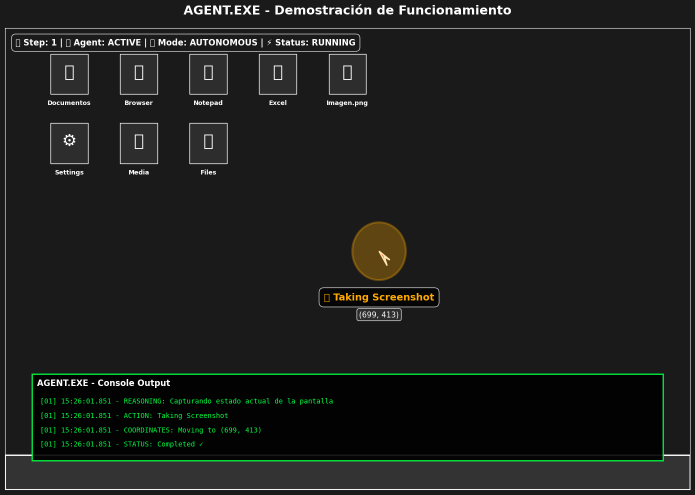
#> input picture docs/agent_frames/frame_000.png, 1389 x 989 px (shown at 1/2 size); its folder holds only this picture in this run
$ python gif_simple_agente.py
#> lines starting #> are read from the running program, lines starting #| are printed output that depends on the picture
#> the answer given: 3
#!/usr/bin/env python3
# -*- coding: utf-8 -*-
"""
Generador de GIF Simple para Presentación - Agent.exe
Versión simplificada que funciona con cualquier instalación de Python
"""

import matplotlib.pyplot as plt
import matplotlib.patches as patches
import numpy as np
import random
import os
from datetime import datetime

class SimpleAgentVisualizer:
    def __init__(self):
        # Configuración básica
        self.screen_width = 1280
        self.screen_height = 800
        self.step_count = 0

        # Colores
        self.bg_color = '#1a1a1a'
        self.text_color = '#00ff41'
        self.cursor_color = '#ff4444'
        self.action_color = '#ffaa00'

        plt.style.use('dark_background')

    def create_static_demo_frames(self, num_frames=20):
        """Crea frames estáticos para mostrar el comportamiento del agente"""
#> called with num_frames = 3

        print("🎬 Generando frames de demo...")

        # Crear directorio para frames
        if not os.path.exists('agent_frames'):
            os.makedirs('agent_frames')

        actions_sequence = [
            ("Taking Screenshot", "📸", "Capturando estado actual de la pantalla"),
            ("Analyzing Screen", "🧠", "Procesando elementos visuales detectados"),
            ("Mouse Move", "🖱️", "Navegando a coordenadas objetivo"),
            ("Left Click", "👆", "Ejecutando clic en elemento identificado"),
            ("Typing Text", "⌨️", "Escribiendo contenido requerido"),
            ("Keyboard Shortcut", "⌨️", "Ejecutando comando de teclado"),
            ("Scroll Action", "📜", "Desplazando contenido de la pantalla"),
            ("Right Click", "👆", "Abriendo menú contextual"),
            ("Double Click", "👆", "Ejecutando aplicación seleccionada"),
            ("Task Complete", "✅", "Tarea completada exitosamente")
        ]

        for frame_num in range(num_frames):
            fig, ax = plt.subplots(1, 1, figsize=(14, 10))

            # Configurar plot
            ax.set_xlim(0, self.screen_width)
            ax.set_ylim(0, self.screen_height)
            ax.set_facecolor(self.bg_color)
            ax.set_title('AGENT.EXE - Demostración de Funcionamiento',
                        color='white', fontsize=18, fontweight='bold', pad=20)

            # Remover ejes
            ax.set_xticks([])
            ax.set_yticks([])

            # Dibujar escritorio simulado
            self.draw_desktop(ax)

            # Generar acción actual
            action_idx = frame_num % len(actions_sequence)
            action_name, icon, description = actions_sequence[action_idx]

            # Coordenadas aleatorias para esta acción
            x = random.randint(200, self.screen_width - 200)
            y = random.randint(200, self.screen_height - 200)

            # Dibujar cursor y acción
            self.draw_cursor_and_action(ax, x, y, action_name, icon)

            # Dibujar consola de logs
            self.draw_console(ax, frame_num, action_name, x, y, description)

            # Información del sistema
            self.draw_system_info(ax, frame_num)

            # Guardar frame
            filename = f'agent_frames/frame_{frame_num:03d}.png'
            plt.tight_layout()
            plt.savefig(filename, dpi=100, bbox_inches='tight',
                       facecolor=self.bg_color, edgecolor='none')
            plt.close()

            print(f"✅ Frame {frame_num + 1}/{num_frames} generado")
#> this loop made 3 passes
#> pass 1, in create_static_demo_frames, `plt.savefig(filename, dpi=100, bbox_inches='tight', facecolor=self.bg_..`:
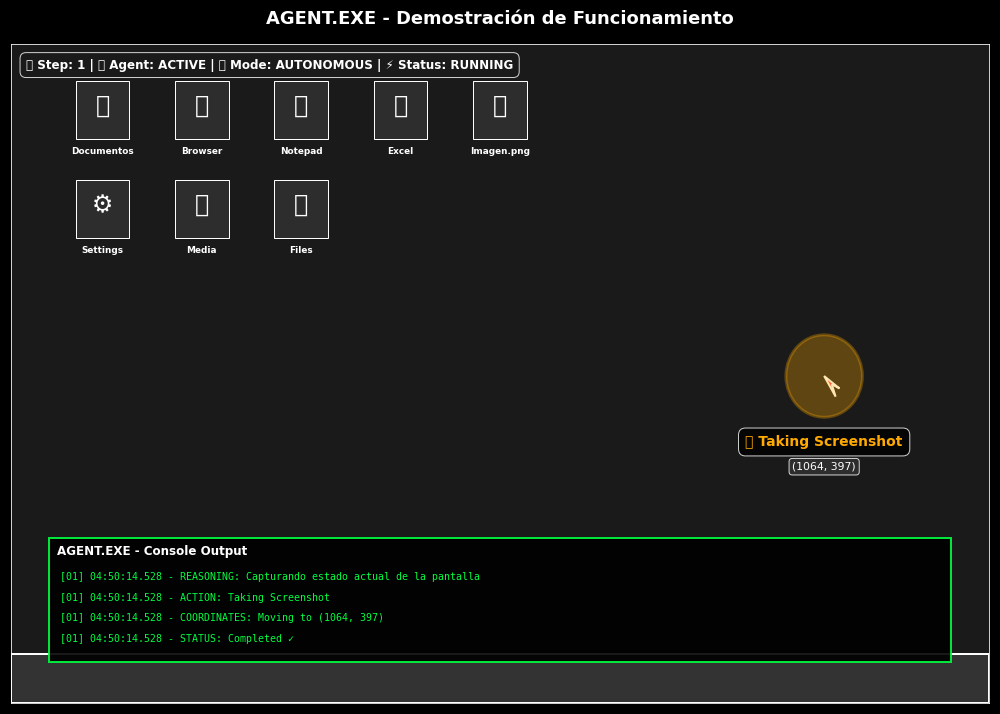
#> figure drawn by matplotlib, 1 panel
#> pass 2, in create_static_demo_frames, `plt.savefig(filename, dpi=100, bbox_inches='tight', facecolor=self.bg_..`:
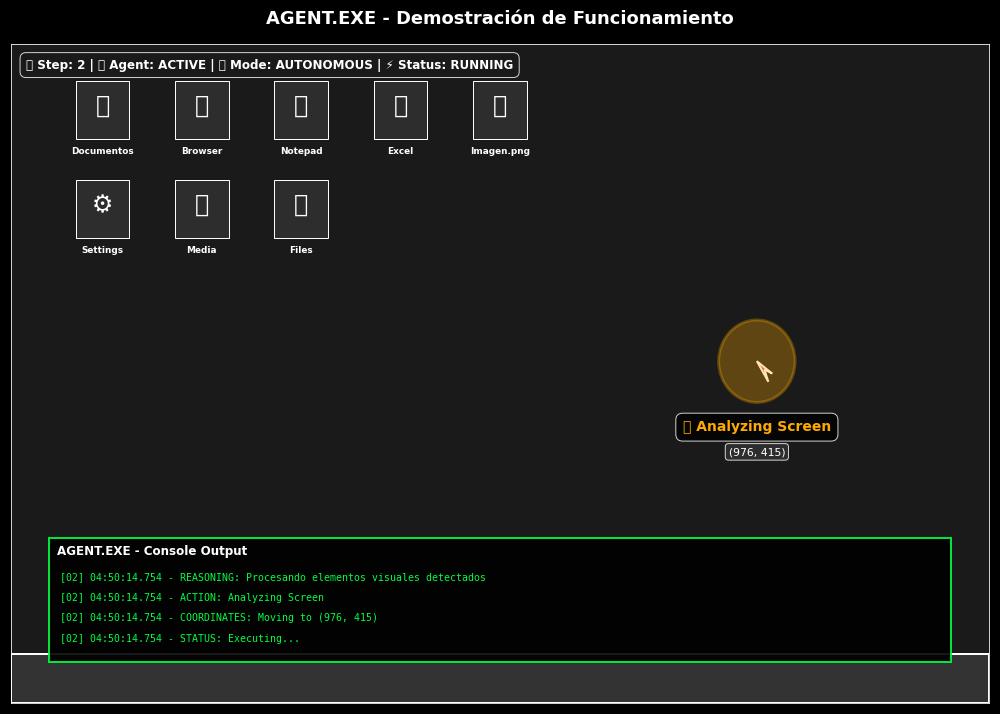
#> figure drawn by matplotlib, 1 panel
#> the answer given: y

        print(f"\n🎉 {num_frames} frames generados en la carpeta 'agent_frames'")
        self.create_gif_instructions()

    def draw_desktop(self, ax):
        """Dibuja elementos del escritorio"""
        # Barra de tareas
        taskbar = patches.Rectangle((0, 0), self.screen_width, 60,
                                  facecolor='#333333', edgecolor='white', linewidth=2)
        ax.add_patch(taskbar)

        # Iconos del escritorio
        icons = [
            (120, 720, "📁", "Documentos"),
            (250, 720, "🌐", "Browser"),
            (380, 720, "📝", "Notepad"),
            (510, 720, "📊", "Excel"),
            (640, 720, "🖼️", "Imagen.png"),
            (120, 600, "⚙️", "Settings"),
            (250, 600, "🎵", "Media"),
            (380, 600, "📂", "Files")
        ]

        for x, y, emoji, label in icons:
            # Fondo del icono
            icon_bg = patches.Rectangle((x-35, y-35), 70, 70,
                                      facecolor='#2d2d2d', edgecolor='white', linewidth=1)
            ax.add_patch(icon_bg)

            # Emoji del icono
            ax.text(x, y+5, emoji, ha='center', va='center', fontsize=24)

            # Label del icono
            ax.text(x, y-50, label, ha='center', va='center',
                   color='white', fontsize=9, fontweight='bold')

    def draw_cursor_and_action(self, ax, x, y, action_name, icon):
        """Dibuja el cursor y la acción actual"""
        # Cursor del mouse
        cursor_points = np.array([[x, y], [x+20, y-15], [x+10, y-10], [x+15, y-25]])
        cursor = patches.Polygon(cursor_points, facecolor=self.cursor_color,
                               edgecolor='white', linewidth=2)
        ax.add_patch(cursor)

        # Círculo de acción
        action_circle = patches.Circle((x, y), 50, facecolor=self.action_color,
                                     alpha=0.3, edgecolor=self.action_color, linewidth=3)
        ax.add_patch(action_circle)

        # Texto de acción
        ax.text(x, y-80, f"{icon} {action_name}", ha='center', va='center',
                color=self.action_color, fontsize=14, fontweight='bold',
                bbox=dict(boxstyle="round,pad=0.5", facecolor='black', alpha=0.8))

        # Coordenadas
        ax.text(x, y-110, f"({x}, {y})", ha='center', va='center',
                color='white', fontsize=11,
                bbox=dict(boxstyle="round,pad=0.3", facecolor='#333333', alpha=0.8))

    def draw_console(self, ax, step, action, x, y, description):
        """Dibuja la ventana de consola con logs"""
        console_x, console_y = 50, 50
        console_width, console_height = self.screen_width - 100, 150

        # Fondo de consola
        console_bg = patches.Rectangle((console_x, console_y), console_width, console_height,
                                     facecolor='black', edgecolor=self.text_color,
                                     linewidth=2, alpha=0.9)
        ax.add_patch(console_bg)

        # Header de consola
        ax.text(console_x + 10, console_y + console_height - 20,
                "AGENT.EXE - Console Output",
                color='white', fontsize=12, fontweight='bold')

        # Logs simulados
        timestamp = datetime.now().strftime("%H:%M:%S.%f")[:-3]
        logs = [
            f"[{step+1:02d}] {timestamp} - REASONING: {description}",
            f"[{step+1:02d}] {timestamp} - ACTION: {action}",
            f"[{step+1:02d}] {timestamp} - COORDINATES: Moving to ({x}, {y})",
            f"[{step+1:02d}] {timestamp} - STATUS: {'Executing...' if step % 3 else 'Completed ✓'}"
        ]

        for i, log in enumerate(logs):
            ax.text(console_x + 15, console_y + console_height - 50 - i*25, log,
                   color=self.text_color, fontsize=10, fontfamily='monospace')

    def draw_system_info(self, ax, step):
        """Dibuja información del sistema"""
        info_y = self.screen_height - 30

        # Información del agente
        info_items = [
            f"👁️ Step: {step + 1}",
            f"🤖 Agent: ACTIVE",
            f"🎯 Mode: AUTONOMOUS",
            f"⚡ Status: RUNNING"
        ]

        info_text = " | ".join(info_items)
        ax.text(20, info_y, info_text, color='white', fontsize=12, fontweight='bold',
               bbox=dict(boxstyle="round,pad=0.5", facecolor='#1a1a1a', alpha=0.8))

    def create_gif_instructions(self):
        """Muestra instrucciones para crear GIF"""
        print("\n" + "="*60)
        print("📋 INSTRUCCIONES PARA CREAR GIF:")
        print("="*60)
        print("Los frames están guardados en la carpeta 'agent_frames/'")
        print("\n💡 OPCIONES PARA CREAR GIF:")
        print("\n1. 🌐 ONLINE (más fácil):")
        print("   • Ve a: https://ezgif.com/maker")
        print("   • Sube todos los archivos PNG")
        print("   • Ajusta velocidad: 0.5-1 segundo por frame")
        print("   • Descarga tu GIF")

        print("\n2. 💻 FFMPEG (si lo tienes instalado):")
        print("   ffmpeg -framerate 2 -i agent_frames/frame_%03d.png -y agent_demo.gif")

        print("\n3. 🐍 PYTHON (si tienes PIL):")
        print("   pip install pillow")
        print("   # Luego ejecuta el método create_gif_from_frames()")

        print("\n🎬 Tu GIF estará listo para la presentación!")
        print("="*60)

    def create_gif_from_frames(self):
        """Crea GIF desde los frames (requiere PIL)"""
        try:
            from PIL import Image
            import glob

            frames = []
            frame_files = sorted(glob.glob('agent_frames/frame_*.png'))

            for frame_file in frame_files:
                img = Image.open(frame_file)
#> img is the input picture: PIL image 1389x989 RGBA; mean R, G, B, A 29.3, 31.1, 29, 255
                frames.append(img)

            if frames:
                frames[0].save(
                    'agent_demo.gif',
                    save_all=True,
                    append_images=frames[1:],
                    duration=800,  # 0.8 segundos por frame
                    loop=0
                )
                print("✅ GIF creado: agent_demo.gif")
            else:
                print("❌ No se encontraron frames")

        except ImportError:
            print("❌ PIL no está instalado. Usa las opciones online.")
        except Exception as e:
            print(f"❌ Error creando GIF: {e}")

def main():
    """Función principal"""
    try:
        print("🚀 AGENT.EXE - GENERADOR DE DEMO VISUAL")
        print("="*50)

        visualizer = SimpleAgentVisualizer()

        # Preguntar cuántos frames
        try:
            num_frames = int(input("¿Cuántos frames generar? (recomendado 15-30): ") or "20")
        except ValueError:
            num_frames = 20

        # Generar frames
        visualizer.create_static_demo_frames(num_frames)

        # Preguntar si crear GIF automáticamente
        create_gif = input("\n¿Intentar crear GIF automáticamente? (y/n): ").lower().strip()
        if create_gif == 'y':
            visualizer.create_gif_from_frames()

    except KeyboardInterrupt:
        print("\n⏹️ Generación cancelada")
    except Exception as e:
        print(f"❌ Error: {e}")

if __name__ == "__main__":
    main()
